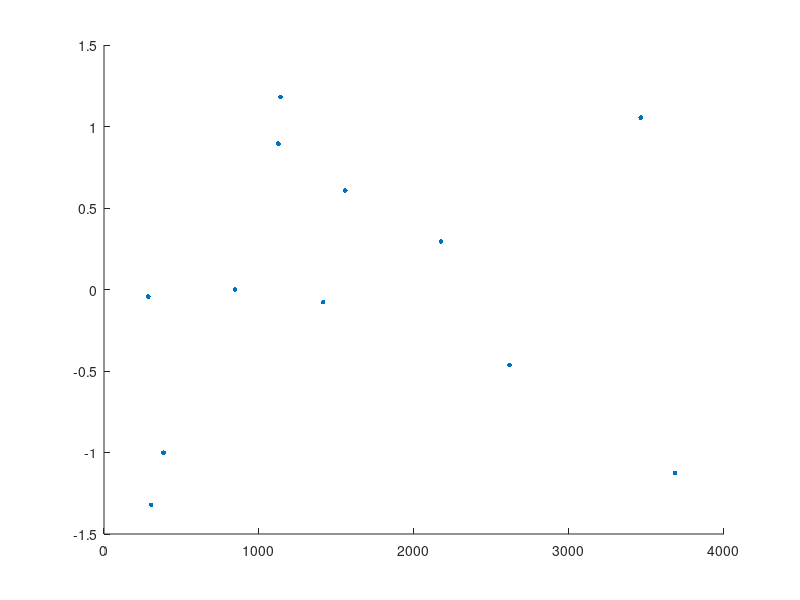

Write the MATLAB code that produced this figure. (Note: this script raises an error after producing the figure.)
% Exercise 5.9

clc;
clear;
close all;

% Fit linear regression model using stepwise regression
hospital_data = importdata('hospital.txt');
data = hospital_data.data;
var_names = char('ManHours','Cases','Eligible','OpRooms');
Y = data(:,1);
X = data(:,2:end);
n = length(Y);
k = size(X,2);
alpha = 0.05;
zc = norminv(1-alpha/2);

% Full model using all the X variables
x = [ones(n,1) X];
[b,bint] = regress(Y,x);
% Predicted values
y = x * b;
% Error
e = Y - y;
se = sqrt((1/(n-(k+1)))*(sum(e.^2)));
estar = e/se;
% R-squared statistic
meanY = mean(Y);
R2 = 1-(sum(e.^2))/(sum((Y-meanY).^2));
adjR2 =1-((n-1)/(n-(k+1)))*(sum(e.^2))/(sum((Y-meanY).^2));

fprintf('Full model (3 variables)\n');
fprintf('Coefficients\n\tb0=%.5f, b0_int=[%.5f,%.5f]\n', ...
    b(1),bint(1,1),bint(1,2));
for i=2:length(b)
    fprintf('\t%s: b%d=%.5f, b%dint=[%.5f,%.5f]\n', ...
        var_names(i,:),i-1,b(i),i-1,bint(i,1),bint(i,2));
end
fprintf('Residual std: %.5f\n',se);
fprintf('R-squared: %.5f\nadj R-square: %.5f\n\n',R2,adjR2);

figure();
scatter(Y,estar,12,'blue','filled');
hold on;
yline(zc,'r-.');
yline(-zc,'r-.');
xlabel('Man Hours');
ylabel('Standardized adjustment error');
title('Diagnostic plot for full model');

% Stepwise regression model
[bs,sebs,~,finalmodel,stats]=stepwisefit(X,Y);
bs = [stats.intercept;bs];
model_vars = find(finalmodel==1);
% Predicted values
y = x * (bs.*transpose([1 finalmodel]));
% Error
e = Y - y;
k1 = sum(finalmodel);
se = sqrt((1/(n-(k1+1)))*(sum(e.^2)));
estar = e/se;
% R-squared statistic
R2 = 1-(sum(e.^2))/(sum((Y-meanY).^2));
adjR2 =1-((n-1)/(n-(k1+1)))*(sum(e.^2))/(sum((Y-meanY).^2));
tc = tinv(1-alpha/2,n-(k1+1));
fprintf('Model using stepwise regression\n');
fprintf('Coefficients\n\tb0=%.5f\n',bs(1));
for i=1:k1
    fprintf('\t%s: b%d=%.5f, b%dint=[%.5f,%.5f]\n', ...
        var_names(model_vars(i)+1,:),model_vars(i),bs(i),model_vars(i), ...
        bs(model_vars(i))-tc*sebs(model_vars(i)), ...
        bs(model_vars(i))+tc*sebs(model_vars(i)));
end
fprintf('Residual std: %.5f\n',se);
fprintf('R-squared: %.5f\nadj R-square: %.5f\n',R2,adjR2);

figure();
scatter(Y,estar,12,'blue','filled');
hold on;
yline(zc,'r-.');
yline(-zc,'r-.');
xlabel('Mass (kg)');
ylabel('Standardized adjustment error');
title('Diagnostic plot for stepwise regression model');

% Check for multicollinearity
for i=1:k
    vars = setdiff(1:k,i);
    x = [ones(n,1) X(:,vars)];
    [b,bint] = regress(X(:,i),x);
    % Predicted values
    y = x * b;
    % Error
    e = X(:,i) - y;
    se = sqrt((1/(n-(k+1)))*(sum(e.^2)));
    estar = e/se;
    % R-squared statistic
    meanXi = mean(X(:,i));
    R2 = 1-(sum(e.^2))/(sum((X(:,i)-meanXi).^2));
    adjR2 =1-((n-1)/(n-(k+1)))*(sum(e.^2))/(sum((X(:,i)-meanXi).^2));

    fprintf('\nRegression model of %s\n',var_names(i+1,:));
    fprintf('\tResidual std: %.5f\n',se);
    fprintf('\tR-squared: %.5f\n\tadj R-square: %.5f\n',R2,adjR2);
end
figure();
plotmatrix(X);